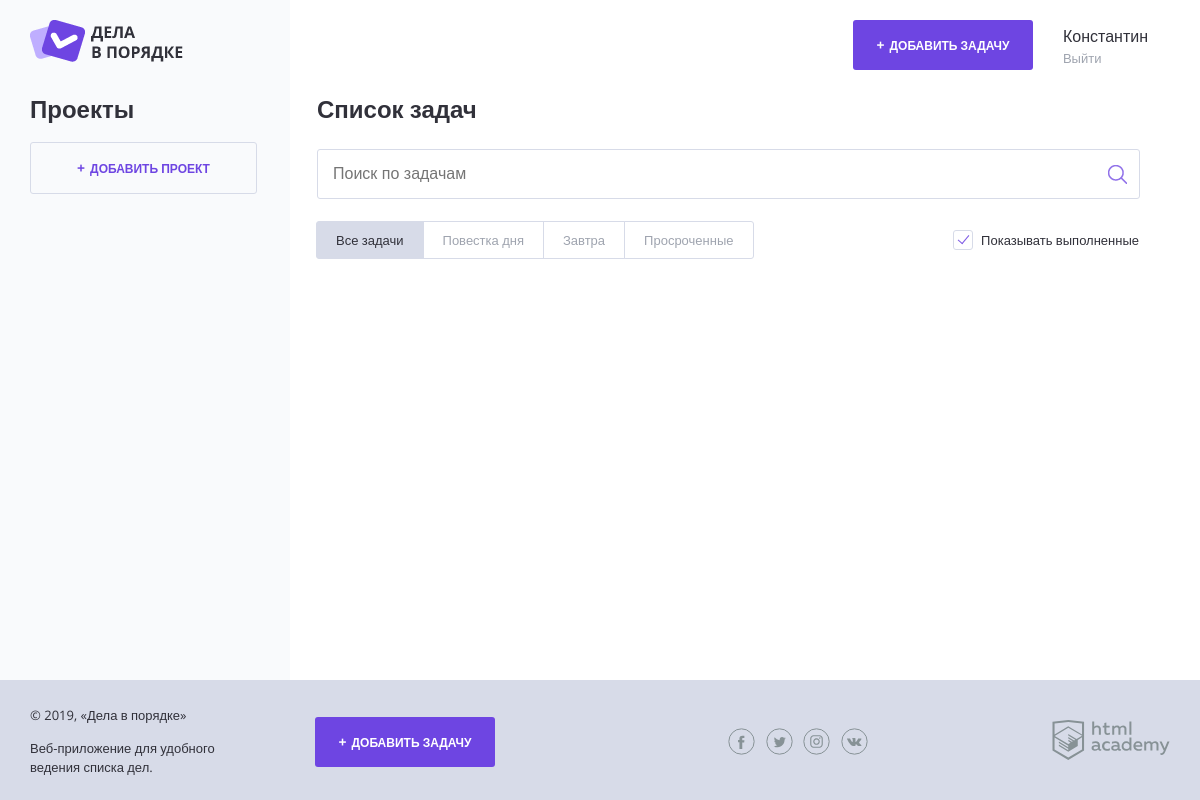
/, run on an earlier commit of the app's database.
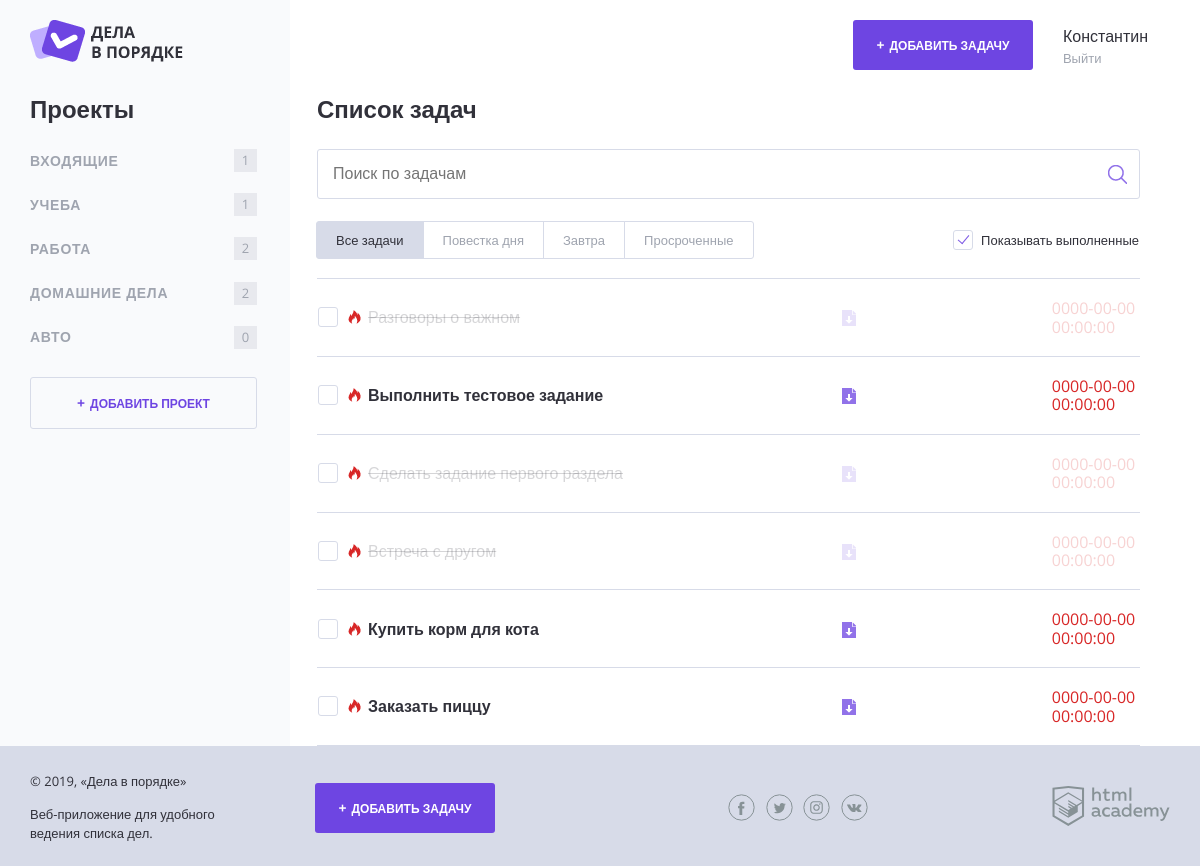
And on a later commit of the database.
### tables this page shows
CREATE TABLE projects (
                          id	    BIGINT NOT NULL AUTO_INCREMENT PRIMARY KEY,
                          title	VARCHAR(255) NOT NULL UNIQUE

);

CREATE TABLE tasks (
                     id			BIGINT NOT NULL AUTO_INCREMENT PRIMARY KEY,
                     user_id		BIGINT NOT NULL,
                     date_create DATETIME NOT NULL,
                     project_id	BIGINT NOT NULL,
                     title		VARCHAR(255) NOT NULL,
                     is_done VARCHAR(1) ,
                     FOREIGN KEY(user_id) REFERENCES users(id),
                      FOREIGN KEY(project_id) REFERENCES  projects(id)

);

### core/helpers.php (called while the page is built, shortened)
<?php
function include_template($name, array $data = []) {
    $name = 'templates/' . $name;
    extract($data);
    require $name;
    $result = ob_get_clean();
    return $result;
}
function count_project ($tasks, $project_name){
    $i=0;
    foreach ($tasks as $task){
        if($task["project_name"]===$project_name){
            $i++;
        }
        else{
            continue;
        }
    }
    return $i;
}
function getTime($fe_date)
{
    $timestamp = strtotime($fe_date) - time();
    $hours = floor($timestamp / 3600);
    return $hours;
}
function getAllTasks($con) {
    $tasksObject =$con->query('SELECT
	t.title,
    t.date_create,
    t.is_done,
    t.file,
    p.title as project_name
	FROM `tasks` t JOIN projects p ON t.project_id = p.id');
    return $tasksObject->fetchAll();
}

### core/init.php (called while the page is built, shortened)
<?php
$host = 'localhost';
$dbName = 'doing';
$userName= 'root';
$password= '';
$charset = 'utf8mb4';
$collate = 'utf8mb4_0900_ai_ci';
$driver = 'mysql';
$dsn = "{$driver}:host={$host};dbname={$dbName};charset={$charset}";
$options = [
    PDO::ATTR_ERRMODE => PDO::ERRMODE_EXCEPTION,
    PDO::ATTR_DEFAULT_FETCH_MODE => PDO::FETCH_ASSOC,
    PDO::MYSQL_ATTR_INIT_COMMAND => "SET NAMES {$charset} COLLATE {$collate}"
];
try{
    $con = new PDO($dsn, $userName, $password, $options );
} catch(PDOException $e) {
    die("Подключение к серверу MySQL не удалось - {$e->getMessage()}");
}
$projectsObject= $con->query('SELECT * from projects');
$projects = $projectsObject->fetchAll();
$show_complete_tasks = rand(0, 1);
$all_tasks = getAllTasks($con);

### templates/pages/main-template.php (the view, shortened to what this page needs)
<main class="content__main">
        <h2 class="content__main-heading">Список задач</h2>
        <form class="search-form" action="index.php" method="post" autocomplete="off">
            <input class="search-form__input" type="text" name="" value="" placeholder="Поиск по задачам">
            <input class="search-form__submit" type="submit" name="" value="Искать">
        </form>
        <div class="tasks-controls">
            <nav class="tasks-switch">
                <a href="/" class="tasks-switch__item tasks-switch__item--active">Все задачи</a>
                <a href="/" class="tasks-switch__item">Повестка дня</a>
                <a href="/" class="tasks-switch__item">Завтра</a>
                <a href="/" class="tasks-switch__item">Просроченные</a>
            </nav>
            <label class="checkbox">
                <span class="checkbox__text">Показывать выполненные</span>
            </label>
         </div>
        <table class="tasks">
            <?php foreach ($tasks as $task): ?>
                <?php if ($show_complete_tasks === 0 && $task["is_done"]==='1'): ?>
                     <?php continue; ?>
                 <?php else: ?>
                     <tr class="tasks__item task<?php if (getTime($task['date_create']) <= 24):?> task--important<?php endif;?>  <?= ($task["is_done"])==='1' ? 'task--completed' : '';?>">
                            <td class="task__select">
                             <label class="checkbox task__checkbox">
                                <span class="checkbox__text"><?= $task["title"]?></span>
                            </label>
                         </td>
                        <td class="task__file">
                            <a class="download-link" href="#"><?=$task['file']?></a>
                        </td>
                        <td class="task__date"><?= $task["date_create"] ?></td>
                    </tr>
                <?php endif; ?>
            <?php endforeach; ?>
        </table>
    </main>

### templates/layout.php (shortened to what this page needs)
<!DOCTYPE html>
<html lang="ru">
<head>
    <link rel="stylesheet" href="css/normalize.css">
    <link rel="stylesheet" href="css/style.css">
    <link rel="stylesheet" href="css/flatpickr.min.css">
</head>
<body>
<div class="page-wrapper">
    <div class="container container--with-sidebar">
        <header class="main-header">
            <a href="/">
                <img src="img/logo.png" width="153" height="42" alt="Логотип Дела в порядке">
            </a>
            <div class="main-header__side">
                <a class="main-header__side-item button button--plus open-modal" href="add.php">Добавить задачу</a>
                <div class="main-header__side-item user-menu">
                    <div class="user-menu__data">
                        <p>Константин</p>
                        <a href="#">Выйти</a>
                    </div>
                </div>
            </div>
        </header>
        <div class="content">
            <section class="content__side">
                <h2 class="content__side-heading">Проекты</h2>
                <nav class="main-navigation">
                    <ul class="main-navigation__list">
                        <?php foreach ($projects as $project):?>
                            <li class="main-navigation__list-item">
                                <a class="main-navigation__list-item-link" href="index.php?id=<?= $project['id']?>"><?php echo ($project['title']) ?></a>
                                <span class="main-navigation__list-item-count"><?php echo(count_project($all_tasks,$project['title'])) ?></span>
                            </li>
                        <?php endforeach;?>
                    </ul>
                </nav>
                <a class="button button--transparent button--plus content__side-button"
                   href="pages/form-project.html" target="project_add">Добавить проект</a>
            </section>
            <?= $content; ?>
        </div>
    </div>
</div>
<footer class="main-footer">
    <div class="container">
        <div class="main-footer__copyright">
            <p>© 2019, «Дела в порядке»</p>
            <p>Веб-приложение для удобного ведения списка дел.</p>
        </div>
        <a class="main-footer__button button button--plus" href="add.php">Добавить задачу</a>
        <div class="main-footer__social social">
            <a class="social__link social__link--facebook" href="#">
            </a>
            <a class="social__link social__link--twitter" href="#">
            </a>
            <a class="social__link social__link--instagram" href="#">
            </a>
            <a class="social__link social__link--vkontakte" href="#">
            </a>
        </div>
        <div class="main-footer__developed-by">
            <a href="https://htmlacademy.ru/intensive/php">
                <img src="img/htmlacademy.svg" alt="HTML Academy" width="118" height="40">
            </a>
        </div>
    </div>
</footer>
</body>
</html>

### index.php
<?php
require_once('core/helpers.php');
require_once ('core/init.php');
$title="Дела в порядке";
if(isset($_GET['id'])){
    $id=intval($_GET['id']??null);
    $tasks=getTasksByProjectId($con,$id);
}
else{
    $tasks=$all_tasks;
}
$indexContent = include_template('pages/main-template.php', compact('show_complete_tasks', 'tasks'));
$page = include_template('layout.php' , [
    'content' => $indexContent,
    'title'=> $title,
    'projects'=>$projects,
    'all_tasks' => $all_tasks
]);
print($page);
?>

What changed in the data, as far as the page shows it:
added projects: title "ВХОДЯЩИЕ", title "1"
added projects: title "УЧЕБА", title "1"
added projects: title "РАБОТА", title "2"
added projects: title "ДОМАШНИЕ ДЕЛА", title "2"
added projects: title "АВТО", title "0"
added tasks: title "Разговоры о важном", date_create "0000-00-00 00:00:00", is_done "1" (drawn)
added tasks: title "Выполнить тестовое задание", date_create "0000-00-00 00:00:00", is_done "0" (drawn)
added tasks: title "Сделать задание первого раздела", date_create "0000-00-00 00:00:00", is_done "1" (drawn)
added tasks: title "Встреча с другом", date_create "0000-00-00 00:00:00", is_done "1" (drawn)
added tasks: title "Купить корм для кота", date_create "0000-00-00 00:00:00", is_done "0" (drawn)
added tasks: title "Заказать пиццу", date_create "0000-00-00 00:00:00", is_done "0" (drawn)
